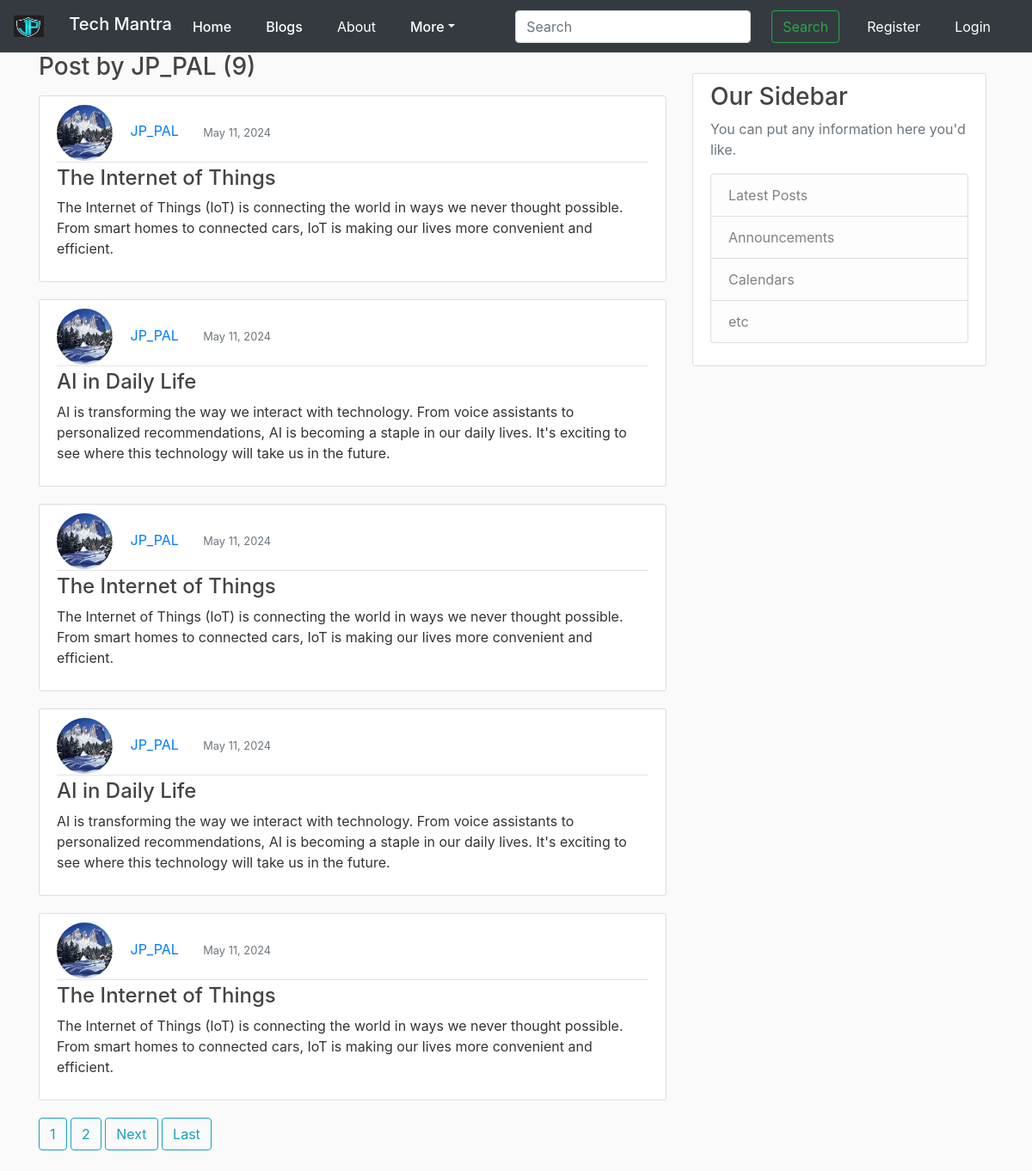
/user/JP_PAL, run on an earlier commit of the app's database.
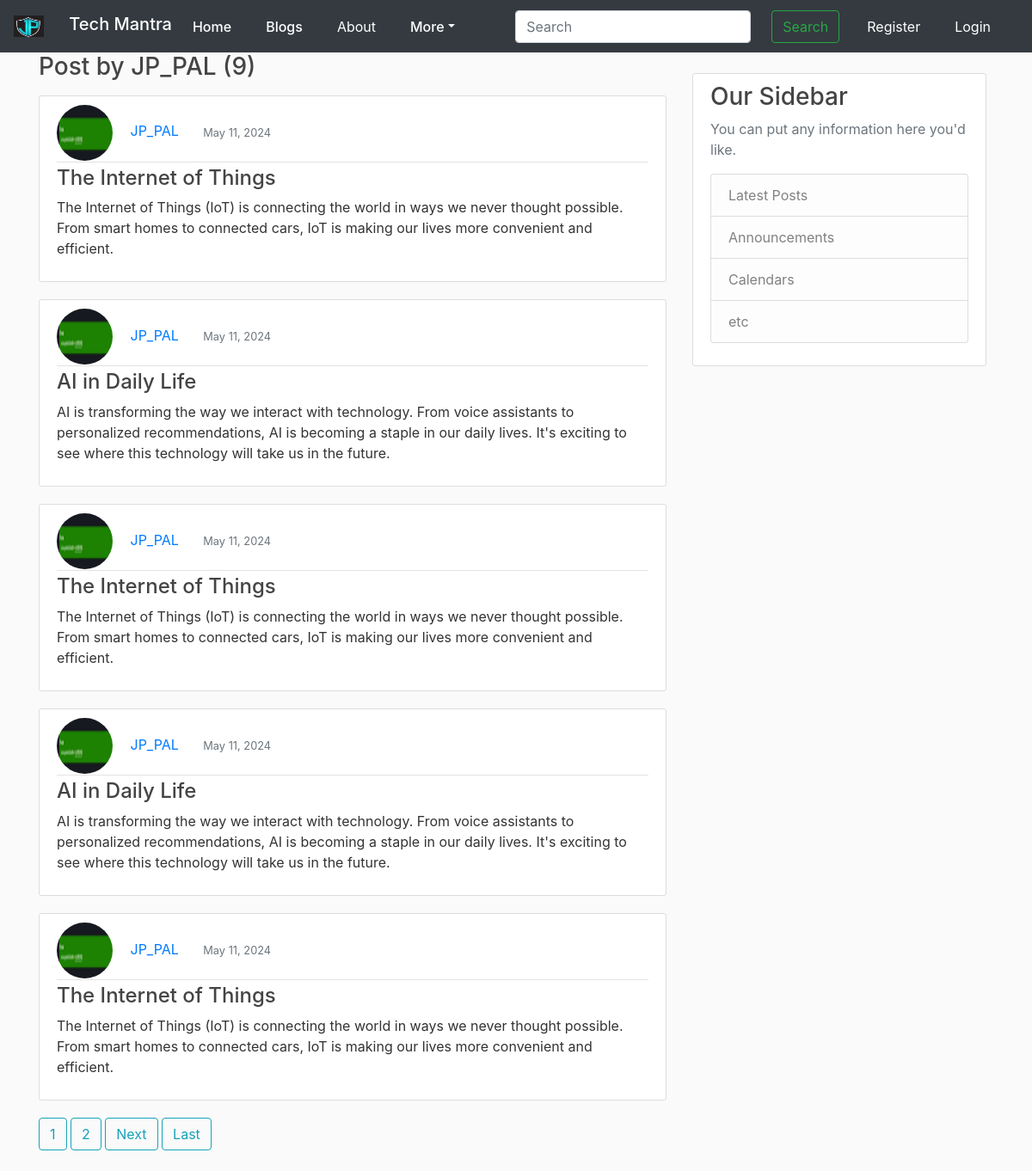
And on a later commit of the database.
### blog_app/models.py (models this page shows, shortened)
class Post(models.Model): #inheriting model form models , so each class is now going to be it's own table in database
    title= models.CharField(max_length=100) #title is aatribute of table , each attribute will be different field in database
    content = models.TextField()
    date_posted = models.DateTimeField(default=timezone.now) # or can use: auto_now_add=True, for last_update
    author = models.ForeignKey(User, on_delete=models.CASCADE) #the post models having relation to user as a one to Many

### users/models.py (models this page shows, shortened)
class Profile(models.Model):
    user = models.OneToOneField(User, on_delete=models.CASCADE) #one to one realtionship with profile user , cascade- delete user then delete profile
    image = models.ImageField(default='default.jpg',upload_to='profile_pics') #profile_pics the directory

### blog_app/views.py (the view)
# urls.py: path('user/<str:username>',UserPostListView.as_view(), name='user-posts'),
class UserPostListView(ListView):
    model = Post    #querying the post model
    template_name = 'blog_app/user_posts.html'
    context_object_name = 'posts' #bcz list view will be looking the post as the object name
    paginate_by = 5
    def get_queryset(self):
        user = get_object_or_404(User , username = self.kwargs.get('username')) #KWARGS IS query param
        return Post.objects.filter(author = user).order_by('-date_posted')

### blog_app/templates/blog_app/user_posts.html (shortened to what this page needs)
{% extends "blog_app/base.html" %}
{% block content %}
<h3 class="mb-3"> Post by {{ view.kwargs.username }} ({{ page_obj.paginator.count }})</h3>
    {% for post in posts %}
    <article class="media content-section">
        <div class="media-body">
            <div class="article-metadata">
                <img class="rounded-circle article-img" src="{{ post.author.profile.image.url }}">
                <a class="mr-4" href="{% url 'user-posts' post.author.username %}">{{ post.author }}</a>
                <small class="text-muted">
                {{ post.date_posted|date:"F d, Y" }}
                </small>
            </div>
            <h4><a class="article-title" href="{% url 'post-detail' post.id %}">{{ post.title }}</a></h4>
            <p class="article-content">{{ post.content }}</p>
        </div>
    </article>
    {% endfor %}
    {% if is_paginated %}
        {% for num in page_obj.paginator.page_range %}
            {% if page_obj.number == num %}
            <a href="?page={{ num }}" class="btn btn-outline-info mb-4"> {{ num }}</a>
                {% elif num > page_obj.number|add:'-3' and num < page_obj.number|add:'3' %}
                    <a href="?page={{ num }}" class="btn btn-outline-info mb-4"> {{ num }}</a>
            {% endif %}
        {% endfor %}
        {% if page_obj.has_next %}
            <a href="?page={{ page.obj.next_page_number}}" class="btn btn-outline-info mb-4">Next</a>
            <a href="?page={{ page_obj.paginator.num_pages }}" class="btn btn-outline-info mb-4">Last</a>
        {% endif  %}
    {% endif %}
{% endblock content  %}

What changed in the data, as far as the page shows it:
changed through a linked row, Post (number 1 of 5 on the later page): author.profile.image: a different picture
changed through a linked row, Post (number 2 of 5 on the later page): author.profile.image: a different picture
changed through a linked row, Post (number 3 of 5 on the later page): author.profile.image: a different picture
changed through a linked row, Post (number 4 of 5 on the later page): author.profile.image: a different picture
changed through a linked row, Post (number 5 of 5 on the later page): author.profile.image: a different picture
